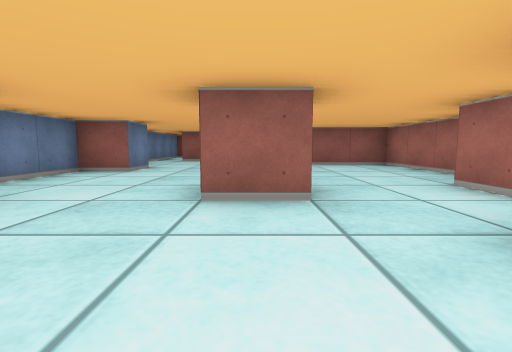
view 1 (above)

14 first-person views from a walk through a cub3D maze. The camera is about half as high as the walls, tilts 6° down and sees 85° across. The floor is counted in squares. Each view is taken from the middle of a square. On the plan, view 1 faces up. The plan holds only what a view shows up to about 9 squares ahead; the rest is blank.

view 2
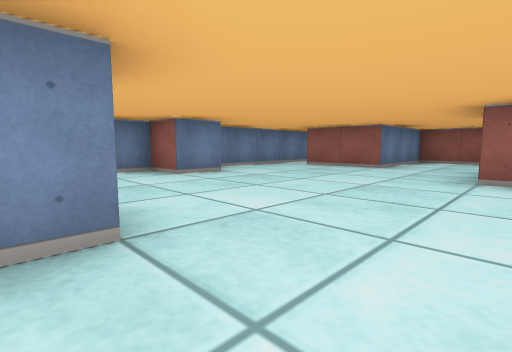

view 3
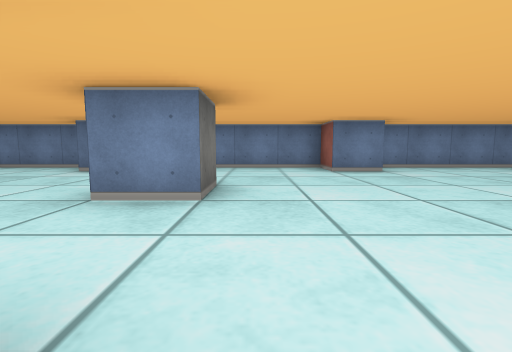

view 4
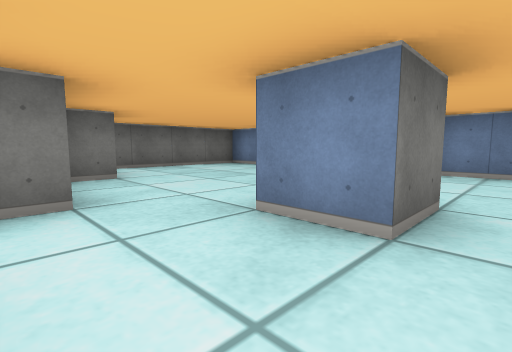

view 5
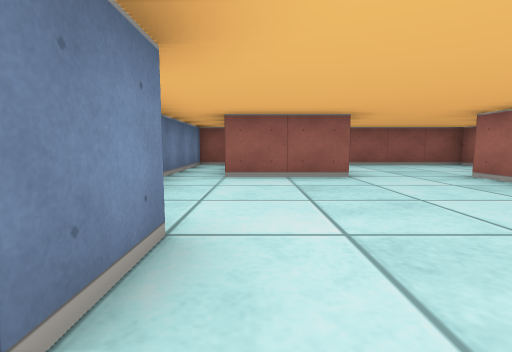

view 6
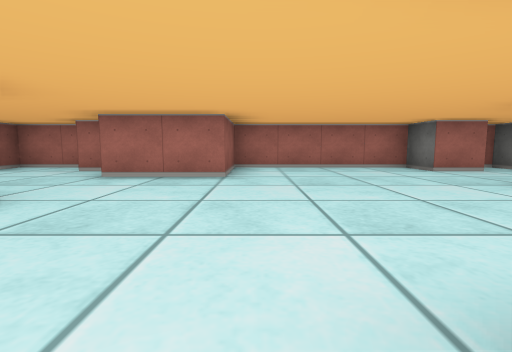

view 7
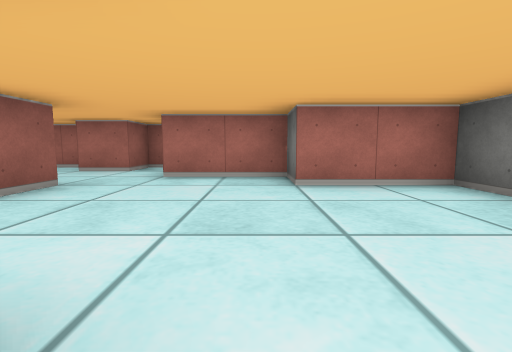

view 8
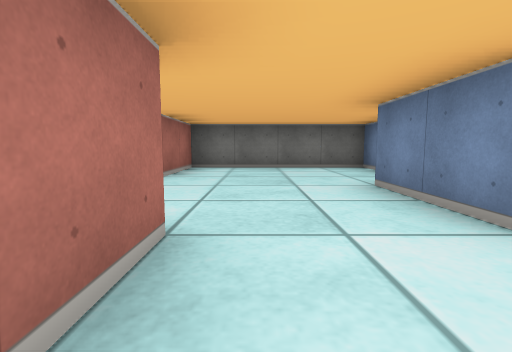

view 9
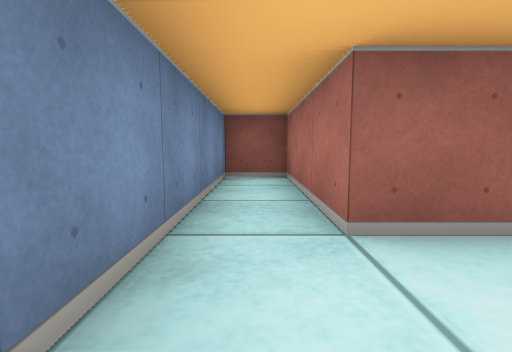

view 10
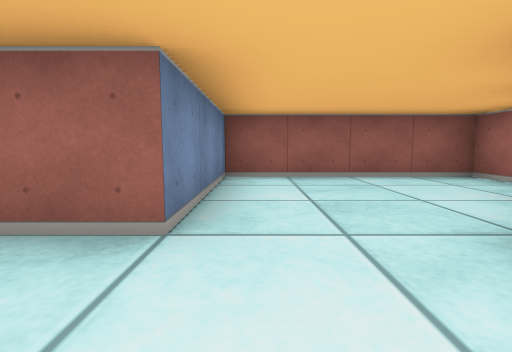

view 11
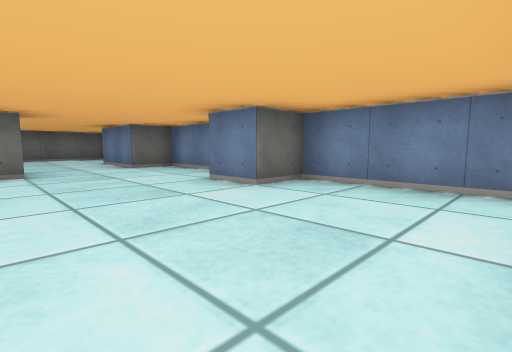

view 12
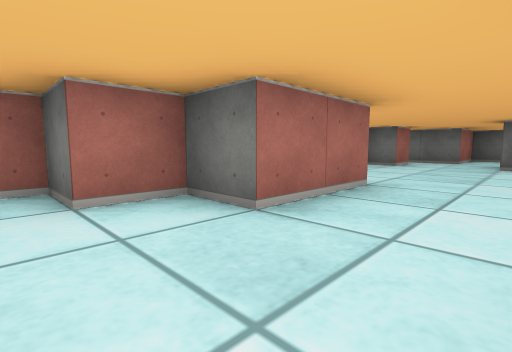

view 13
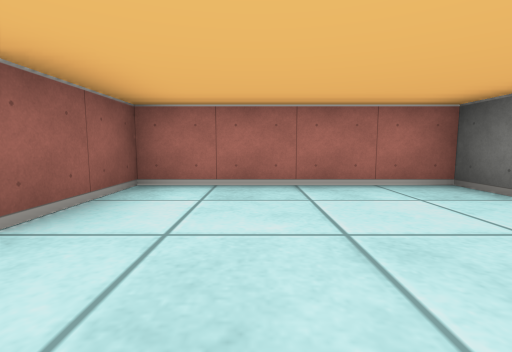

view 14
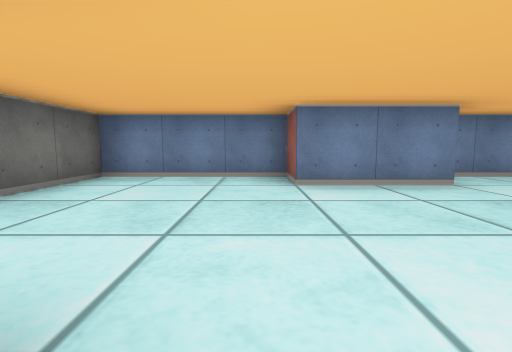

### Floor plan
Points are (right, up) in squares from view 1. A wall is a line through its corners. A room is listed if a view was taken in it or the views show most of it. See-through windows are left out.
Room 1 (views 1, 2, 3, 4, 5, 6, 7, 8, 9, 10, 11, 12, 13, 14)
walls: (-0.5, 3.5) (0.5, 3.5) (0.5, 2.5) (-0.5, 2.5) (-0.5, 3.5); (-2.5, 5.5) (-3.5, 5.5) (-3.5, 2.5) (-2.5, 2.5) (-2.5, 0.5) (-3.5, 0.5) (-3.5, -2.5) (0.5, -2.5) (0.5, -0.5) (1.5, -0.5) (1.5, 1.5) (3.5, 1.5) (3.5, 2.5) (2.5, 2.5) (2.5, 3.5) (3.5, 3.5) (3.5, 7.5) (1.5, 7.5) (1.5, 9.5) (2.5, 9.5) (2.5, 10.5) (3.5, 10.5) (3.5, 12.5) (-0.5, 12.5) (-0.5, 9.5) (-2.5, 9.5) (-2.5, 12.5) (-3.5, 12.5) (-3.5, 6.5) (-2.5, 6.5) (-2.5, 5.5)

Positions as (right, up) in squares from view 1, and headings:
1: (0, 0), facing up
2: (2, 3), facing up-left
3: (3, 4), facing left
4: (2, 4), facing down-left
5: (-2, 5), facing up
6: (-3, 7), facing right
7: (-3, 0), facing right
8: (-1, 4), facing down
9: (-3, 8), facing up
10: (0, 8), facing up
11: (0, 9), facing down-left
12: (0, 11), facing down-right
13: (0, 6), facing right
14: (1, 0), facing left
